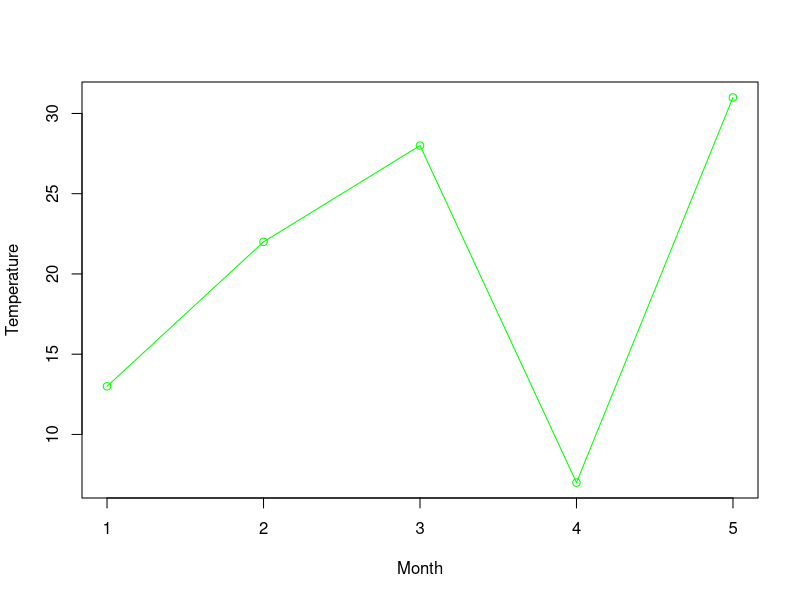

Write R code to recreate this figure.
v <- c(13,22,28,7,31)

png(file="line_graph_feature.jpg")

plot(v,type="o",col="green",xlab="Month",ylab="Temperature")
dev.off()
